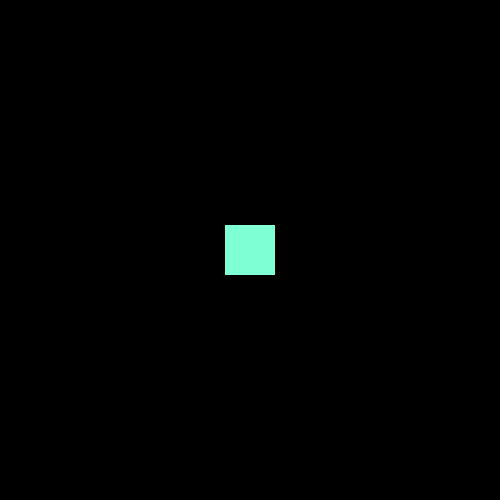
Frame 1 (no input)
Frame 60 (no input): identical to frame 1, image omitted
Frame 120 (the mouse pressed at the canvas centre since frame 60): identical to frame 1, image omitted

The p5.js sketch that drew this single still picture (run headless with seeded random() and noise() and a simulated clock; from frame 60 on, the mouse is pressed at the canvas centre):

// p5.js sketch
// ── sketch.js
let xPos = 250; 
let yPos = 250;

function setup() {
  createCanvas(500, 500);
  noStroke();

  rectMode(CENTER);
}

function draw() {
  background(0);
  fill('aquamarine')
  rect(xPos, yPos, 50, 50)
  if(keyIsDown(UP_ARROW)){
    yPos -= 3;
  }

  if(keyIsDown(DOWN_ARROW)){
    yPos +=3;
  }

  if(keyIsDown(LEFT_ARROW)){
    yPos +=3;
  }
  if(keyIsDown(RIGHT_ARROW)){
    yPos +=3;
  }
}
